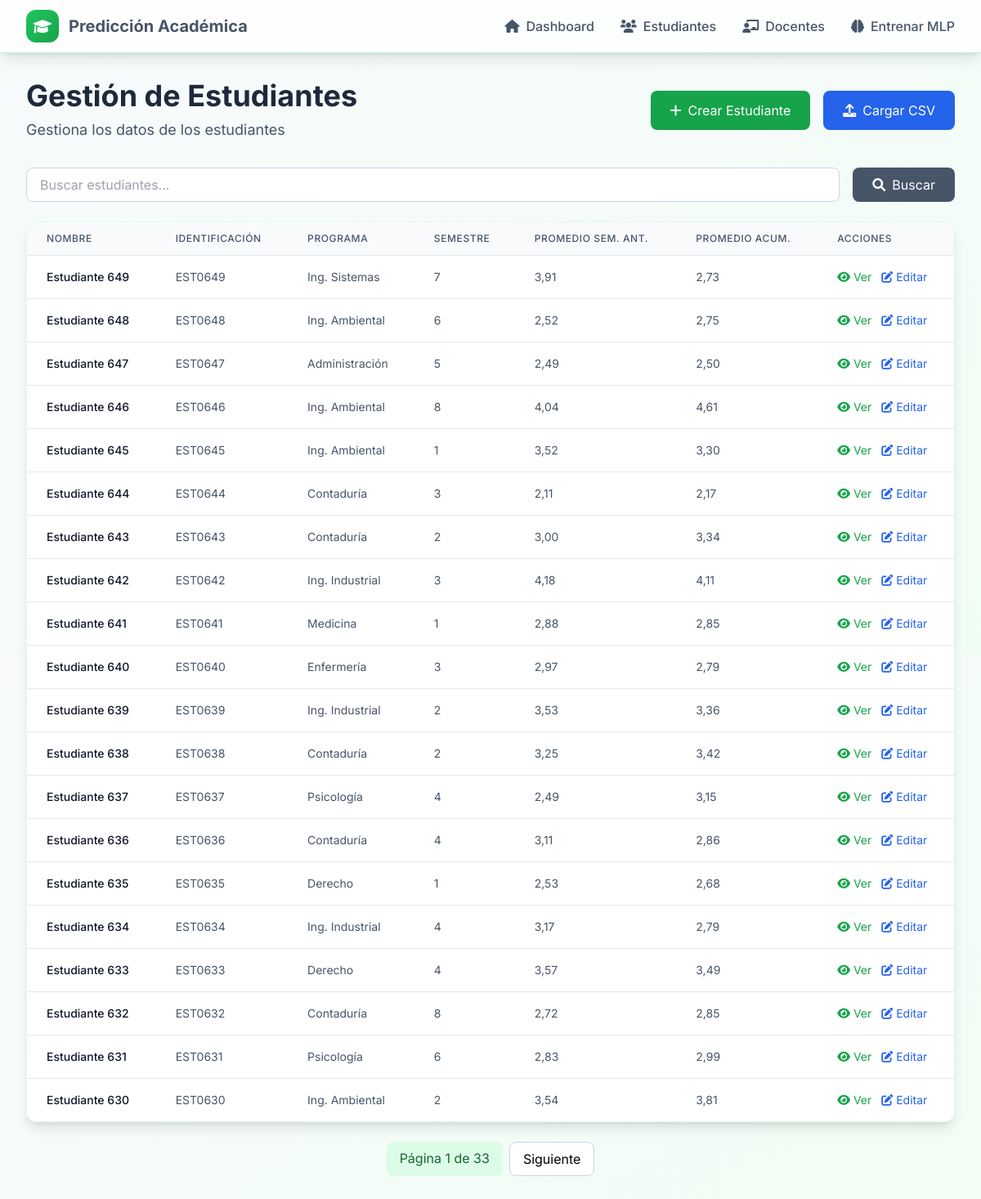
The page /estudiantes/ on the database its author committed.
### prediccion_academica/models.py (models this page shows, shortened)
class Estudiante(models.Model):
    identificacion = models.CharField(max_length=20, unique=True, verbose_name="Identificación")
    nombre = models.CharField(max_length=100, verbose_name="Nombre")
    apellido = models.CharField(max_length=100, verbose_name="Apellido")
    edad = models.IntegerField(verbose_name="Edad", validators=[MinValueValidator(10), MaxValueValidator(30)])
    sexo = models.CharField(
        max_length=1,
        choices=[('M', 'Masculino'), ('F', 'Femenino')],
        verbose_name="Sexo"
    )
    direccion = models.CharField(
        max_length=10,
        choices=[('U', 'Urbano'), ('R', 'Rural')],
        verbose_name="Dirección"
    )
    tamano_familia = models.CharField(
        max_length=3,
        choices=[('GT3', 'Mayor 3'), ('LE3', 'Menor igual 3')],
        verbose_name="Tamaño de Familia"
    )
    estado_padres = models.CharField(
        max_length=1,
        choices=[('T', 'Juntos'), ('S', 'Separados')],
        verbose_name="Estado de los Padres"
    )
    educacion_madre = models.IntegerField(
        choices=[(0, 'Ninguna'), (1, 'Primaria'), (2, '5to-9no'), (3, 'Secundaria'), (4, 'Superior')],
        verbose_name="Educación de la Madre"
    )
    educacion_padre = models.IntegerField(
        choices=[(0, 'Ninguna'), (1, 'Primaria'), (2, '5to-9no'), (3, 'Secundaria'), (4, 'Superior')],
        verbose_name="Educación del Padre"
    )
    trabajo_madre = models.CharField(max_length=50, verbose_name="Trabajo de la Madre")
    trabajo_padre = models.CharField(max_length=50, verbose_name="Trabajo del Padre")
    tiempo_viaje = models.IntegerField(
        verbose_name="Tiempo de Viaje",
        validators=[MinValueValidator(1), MaxValueValidator(4)],
        help_text="1 (<15 min), 2 (15-30 min), 3 (30-60 min), 4 (>60 min)"
    )
    tiempo_estudio = models.IntegerField(
        verbose_name="Tiempo de Estudio",
        validators=[MinValueValidator(1), MaxValueValidator(4)],
        help_text="1 (<2h), 2 (2-5h), 3 (5-10h), 4 (>10h)"
    )
    fallos_previos = models.IntegerField(
        default=0,
        verbose_name="Fallos Previos",
        validators=[MinValueValidator(0)]
    )
    apoyo_escuela = models.BooleanField(default=False, verbose_name="Apoyo de la Escuela")
    apoyo_familia = models.BooleanField(default=False, verbose_name="Apoyo de la Familia")
    clases_pagadas = models.BooleanField(default=False, verbose_name="Clases Pagadas")
    actividades_extra = models.BooleanField(default=False, verbose_name="Actividades Extraescolares")
    guarderia = models.BooleanField(default=False, verbose_name="Guardería")
    quiere_superior = models.BooleanField(default=False, verbose_name="Quiere Estudios Superiores")
    internet = models.BooleanField(default=False, verbose_name="Tiene Internet")
    relacion_romantica = models.BooleanField(default=False, verbose_name="Relación Romántica")
    relacion_familiar = models.IntegerField(
        verbose_name="Relación Familiar",
        validators=[MinValueValidator(1), MaxValueValidator(5)],
        help_text="1 (muy mala) - 5 (excelente)"
    )
    tiempo_libre = models.IntegerField(
        verbose_name="Tiempo Libre",
        validators=[MinValueValidator(1), MaxValueValidator(5)],
        help_text="1 (muy poco) - 5 (mucho)"
    )
    salidas = models.IntegerField(
        verbose_name="Salidas con Amigos",
        validators=[MinValueValidator(1), MaxValueValidator(5)],
        help_text="1 (muy poco) - 5 (mucho)"
    )
    alcohol_semana = models.IntegerField(
        verbose_name="Consumo de Alcohol (Semana)",
        validators=[MinValueValidator(1), MaxValueValidator(5)],
        help_text="1 (muy bajo) - 5 (muy alto)"
    )
    alcohol_fin_semana = models.IntegerField(
        verbose_name="Consumo de Alcohol (Fin de Semana)",
        validators=[MinValueValidator(1), MaxValueValidator(5)],
        help_text="1 (muy bajo) - 5 (muy alto)"
    )
    salud = models.IntegerField(
        verbose_name="Salud",
        validators=[MinValueValidator(1), MaxValueValidator(5)],
        help_text="1 (muy mala) - 5 (excelente)"
    )
    ausencias = models.IntegerField(
        default=0,
        verbose_name="Ausencias",
        validators=[MinValueValidator(0)]
    )
    horas_trabajo_sem = models.PositiveIntegerField(
        default=0,
        verbose_name="Horas de Trabajo Semanales"
    )
    promedio_semestre_anterior = models.FloatField(
        null=True,
        blank=True,
        verbose_name="Promedio Semestre Anterior"
    )
    promedio_acumulado = models.FloatField(
        null=True,
        blank=True,
        verbose_name="Promedio Acumulado"
    )
    semestre_actual = models.PositiveIntegerField(
        default=1,
        verbose_name="Semestre Actual"
    )
    puntaje_icfes_global = models.IntegerField(
        null=True,
        blank=True,
        verbose_name="Puntaje ICFES Global"
    )
    estrato = models.IntegerField(
        null=True,
        blank=True,
        validators=[MinValueValidator(1), MaxValueValidator(6)],
        verbose_name="Estrato"
    )
    programa_academico = models.CharField(
        max_length=100,
        null=True,
        blank=True,
        verbose_name="Programa Académico"
    )
    trabaja_actualmente = models.BooleanField(
        default=False,
        verbose_name="Trabaja Actualmente"
    )
    fecha_creacion = models.DateTimeField(auto_now_add=True, verbose_name="Fecha de Creación")
    fecha_actualizacion = models.DateTimeField(auto_now=True, verbose_name="Fecha de Actualización")
    class Meta:
        verbose_name = "Estudiante"
        verbose_name_plural = "Estudiantes"
        ordering = ['-fecha_creacion']
        indexes = [
            models.Index(fields=['identificacion']),
            models.Index(fields=['-fecha_creacion']),
        ]
    def get_nombre_completo(self):
        return f"{self.nombre} {self.apellido}"

### prediccion_academica/views.py (the view, shortened to what this page needs)
# urls.py: path('estudiantes/', views.gestionar_estudiantes, name='estudiantes'),
def gestionar_estudiantes(request):
    busqueda = request.GET.get('busqueda', '')
    estudiantes = Estudiante.objects.all()
    if busqueda:
        estudiantes = estudiantes.filter(
            Q(nombre__icontains=busqueda) |
            Q(apellido__icontains=busqueda) |
            Q(identificacion__icontains=busqueda)
        )
    paginador = Paginator(estudiantes, 20)
    pagina = request.GET.get('pagina', 1)
    estudiantes_pagina = paginador.get_page(pagina)
    context = {
        'estudiantes': estudiantes_pagina,
        'busqueda': busqueda,
    }
    return render(request, 'prediccion_academica/estudiantes.html', context)

### templates/prediccion_academica/estudiantes.html (shortened to what this page needs)
{% extends 'base.html' %}
{% load static %}
{% block content %}
<div class="max-w-7xl mx-auto px-4 sm:px-6 lg:px-8 py-8">
    <div class="mb-8 flex justify-between items-center">
        <div>
            <h1 class="text-4xl font-bold text-accent-800 mb-2">Gestión de Estudiantes</h1>
            <p class="text-lg text-accent-600">Gestiona los datos de los estudiantes</p>
        </div>
        <div class="flex space-x-4">
            <a href="{% url 'prediccion_academica:crear_estudiante' %}" class="bg-primary-600 text-white px-6 py-3 rounded-lg hover:bg-primary-700 transition-colors">
                <i class="fas fa-plus mr-2"></i>Crear Estudiante
            </a>
            <a href="{% url 'prediccion_academica:cargar_estudiantes' %}" class="bg-blue-600 text-white px-6 py-3 rounded-lg hover:bg-blue-700 transition-colors">
                <i class="fas fa-upload mr-2"></i>Cargar CSV
            </a>
        </div>
    </div>
    <div class="mb-6">
        <form method="get" class="flex space-x-4">
            <input type="text" name="busqueda" value="{{ busqueda }}" placeholder="Buscar estudiantes..." class="flex-1 px-4 py-2 border border-accent-300 rounded-lg focus:outline-none focus:ring-2 focus:ring-primary-500">
            <button type="submit" class="bg-accent-600 text-white px-6 py-2 rounded-lg hover:bg-accent-700 transition-colors">
                <i class="fas fa-search mr-2"></i>Buscar
            </button>
        </form>
    </div>
    <div class="bg-white rounded-xl shadow-lg overflow-hidden border border-primary-100">
        <table class="min-w-full divide-y divide-accent-200">
            <thead class="bg-accent-50">
                <tr>
                    <th class="px-6 py-3 text-left text-xs font-medium text-accent-600 uppercase tracking-wider">Nombre</th>
                    <th class="px-6 py-3 text-left text-xs font-medium text-accent-600 uppercase tracking-wider">Identificación</th>
                    <th class="px-6 py-3 text-left text-xs font-medium text-accent-600 uppercase tracking-wider">Programa</th>
                    <th class="px-6 py-3 text-left text-xs font-medium text-accent-600 uppercase tracking-wider">Semestre</th>
                    <th class="px-6 py-3 text-left text-xs font-medium text-accent-600 uppercase tracking-wider">Promedio Sem. Ant.</th>
                    <th class="px-6 py-3 text-left text-xs font-medium text-accent-600 uppercase tracking-wider">Promedio Acum.</th>
                    <th class="px-6 py-3 text-left text-xs font-medium text-accent-600 uppercase tracking-wider">Acciones</th>
                </tr>
            </thead>
            <tbody class="bg-white divide-y divide-accent-200">
                {% for estudiante in estudiantes %}
                <tr class="hover:bg-accent-50 transition-colors">
                    <td class="px-6 py-4 whitespace-nowrap text-sm font-medium text-accent-900">{{ estudiante.get_nombre_completo }}</td>
                    <td class="px-6 py-4 whitespace-nowrap text-sm text-accent-600">{{ estudiante.identificacion }}</td>
                    <td class="px-6 py-4 whitespace-nowrap text-sm text-accent-600">{{ estudiante.programa_academico|default:"-" }}</td>
                    <td class="px-6 py-4 whitespace-nowrap text-sm text-accent-600">{{ estudiante.semestre_actual|default:"-" }}</td>
                    <td class="px-6 py-4 whitespace-nowrap text-sm text-accent-600">
                        {% if estudiante.promedio_semestre_anterior %}
                            {{ estudiante.promedio_semestre_anterior|floatformat:2 }}
                        {% else %}
                            -
                        {% endif %}
                    </td>
                    <td class="px-6 py-4 whitespace-nowrap text-sm text-accent-600">
                        {% if estudiante.promedio_acumulado %}
                            {{ estudiante.promedio_acumulado|floatformat:2 }}
                        {% else %}
                            -
                        {% endif %}
                    </td>
                    <td class="px-6 py-4 whitespace-nowrap text-sm space-x-2">
                        <a href="{% url 'prediccion_academica:estudiante' estudiante.id %}" class="text-primary-600 hover:text-primary-800">
                            <i class="fas fa-eye"></i> Ver
                        </a>
                        <a href="{% url 'prediccion_academica:editar_estudiante' estudiante.id %}" class="text-blue-600 hover:text-blue-800">
                            <i class="fas fa-edit"></i> Editar
                        </a>
                    </td>
                </tr>
                {% empty %}
                <tr>
                    <td colspan="7" class="px-6 py-4 text-center text-accent-600">No hay estudiantes registrados</td>
                </tr>
                {% endfor %}
            </tbody>
        </table>
    </div>
    {% if estudiantes.has_other_pages %}
    <div class="mt-6 flex justify-center">
        <div class="flex space-x-2">
            <span class="px-4 py-2 bg-primary-100 text-primary-800 rounded-lg">
                Página {{ estudiantes.number }} de {{ estudiantes.paginator.num_pages }}
            </span>
            {% if estudiantes.has_next %}
            <a href="?pagina={{ estudiantes.next_page_number }}{% if busqueda %}&busqueda={{ busqueda }}{% endif %}" class="px-4 py-2 bg-white border border-accent-300 rounded-lg hover:bg-accent-50">
                Siguiente
            </a>
            {% endif %}
        </div>
    </div>
    {% endif %}
</div>
{% endblock %}

### templates/base.html (shortened to what this page needs)
<!DOCTYPE html>
<html lang="es" class="h-full">
<head>
    <script src="https://cdn.tailwindcss.com"></script>
    <link href="https://cdnjs.cloudflare.com/ajax/libs/font-awesome/6.0.0/css/all.min.css" rel="stylesheet">
    <link href="{% load static %}{% static 'css/style.css' %}" rel="stylesheet">
</head>
<body class="h-full bg-gradient-to-br from-accent-50 to-primary-50 transition-colors duration-300">
    <nav class="bg-white/80 backdrop-blur-md shadow-lg border-b border-primary-200 sticky top-0 z-50 transition-colors duration-300">
        <div class="max-w-7xl mx-auto px-4 sm:px-6 lg:px-8">
            <div class="flex justify-between items-center h-16">
                <a href="{% url 'prediccion_academica:dashboard' %}" class="flex items-center space-x-3 group">
                    <div class="w-10 h-10 bg-gradient-to-br from-primary-500 to-primary-600 rounded-xl flex items-center justify-center group-hover:scale-105 transition-transform duration-200">
                        <i class="fas fa-graduation-cap text-white text-lg"></i>
                    </div>
                    <span class="text-xl font-bold text-accent-600 group-hover:text-primary-600 dark:group-hover:text-primary-400 transition-colors duration-200">
                        Predicción Académica
                    </span>
                </a>
                <div class="hidden md:flex items-center space-x-8">
                    <a href="{% url 'prediccion_academica:dashboard' %}" class="text-accent-600 hover:text-primary-600 font-medium transition-colors duration-200 flex items-center space-x-2">
                        <i class="fas fa-home"></i>
                        <span>Dashboard</span>
                    </a>
                    <a href="{% url 'prediccion_academica:estudiantes' %}" class="text-accent-600 hover:text-primary-600 font-medium transition-colors duration-200 flex items-center space-x-2">
                        <i class="fas fa-users"></i>
                        <span>Estudiantes</span>
                    </a>
                    <a href="{% url 'prediccion_academica:docentes' %}" class="text-accent-600 hover:text-primary-600 font-medium transition-colors duration-200 flex items-center space-x-2">
                        <i class="fas fa-chalkboard-teacher"></i>
                        <span>Docentes</span>
                    </a>
                    <a href="{% url 'prediccion_academica:entrenar_mlp' %}" class="text-accent-600 hover:text-primary-600 font-medium transition-colors duration-200 flex items-center space-x-2">
                        <i class="fas fa-brain"></i>
                        <span>Entrenar MLP</span>
                    </a>
                </div>
            </div>
        </div>
    </nav>
    <main class="min-h-screen">
        {% block content %}{% endblock %}
    </main>
    <script src="{% load static %}{% static 'js/main.js' %}"></script>
</body>
</html>

### static/css/style.css (style rules this page uses)
body { font-family: 'Inter', system-ui, -apple-system, sans-serif; }

### rows shown on the page
Estudiante: get_nombre_completo "Estudiante 649", identificacion "EST0649", programa_academico "Ing. Sistemas", semestre_actual "7", promedio_semestre_anterior "3,91", promedio_acumulado "2,73"
Estudiante: get_nombre_completo "Estudiante 648", identificacion "EST0648", programa_academico "Ing. Ambiental", semestre_actual "6", promedio_semestre_anterior "2,52", promedio_acumulado "2,75"
Estudiante: get_nombre_completo "Estudiante 647", identificacion "EST0647", programa_academico "Administración", semestre_actual "5", promedio_semestre_anterior "2,49", promedio_acumulado "2,50"
Estudiante: get_nombre_completo "Estudiante 646", identificacion "EST0646", programa_academico "Ing. Ambiental", semestre_actual "8", promedio_semestre_anterior "4,04", promedio_acumulado "4,61"
Estudiante: get_nombre_completo "Estudiante 645", identificacion "EST0645", programa_academico "Ing. Ambiental", semestre_actual "1", promedio_semestre_anterior "3,52", promedio_acumulado "3,30"
Estudiante: get_nombre_completo "Estudiante 644", identificacion "EST0644", programa_academico "Contaduría", semestre_actual "3", promedio_semestre_anterior "2,11", promedio_acumulado "2,17"
Estudiante: get_nombre_completo "Estudiante 643", identificacion "EST0643", programa_academico "Contaduría", semestre_actual "2", promedio_semestre_anterior "3,00", promedio_acumulado "3,34"
Estudiante: get_nombre_completo "Estudiante 642", identificacion "EST0642", programa_academico "Ing. Industrial", semestre_actual "3", promedio_semestre_anterior "4,18", promedio_acumulado "4,11"
Estudiante: get_nombre_completo "Estudiante 641", identificacion "EST0641", programa_academico "Medicina", semestre_actual "1", promedio_semestre_anterior "2,88", promedio_acumulado "2,85"
Estudiante: get_nombre_completo "Estudiante 640", identificacion "EST0640", programa_academico "Enfermería", semestre_actual "3", promedio_semestre_anterior "2,97", promedio_acumulado "2,79"
Estudiante: get_nombre_completo "Estudiante 639", identificacion "EST0639", programa_academico "Ing. Industrial", semestre_actual "2", promedio_semestre_anterior "3,53", promedio_acumulado "3,36"
Estudiante: get_nombre_completo "Estudiante 638", identificacion "EST0638", programa_academico "Contaduría", semestre_actual "2", promedio_semestre_anterior "3,25", promedio_acumulado "3,42"
Estudiante: get_nombre_completo "Estudiante 637", identificacion "EST0637", programa_academico "Psicología", semestre_actual "4", promedio_semestre_anterior "2,49", promedio_acumulado "3,15"
Estudiante: get_nombre_completo "Estudiante 636", identificacion "EST0636", programa_academico "Contaduría", semestre_actual "4", promedio_semestre_anterior "3,11", promedio_acumulado "2,86"
Estudiante: get_nombre_completo "Estudiante 635", identificacion "EST0635", programa_academico "Derecho", semestre_actual "1", promedio_semestre_anterior "2,53", promedio_acumulado "2,68"
Estudiante: get_nombre_completo "Estudiante 634", identificacion "EST0634", programa_academico "Ing. Industrial", semestre_actual "4", promedio_semestre_anterior "3,17", promedio_acumulado "2,79"
Estudiante: get_nombre_completo "Estudiante 633", identificacion "EST0633", programa_academico "Derecho", semestre_actual "4", promedio_semestre_anterior "3,57", promedio_acumulado "3,49"
Estudiante: get_nombre_completo "Estudiante 632", identificacion "EST0632", programa_academico "Contaduría", semestre_actual "8", promedio_semestre_anterior "2,72", promedio_acumulado "2,85"
Estudiante: get_nombre_completo "Estudiante 631", identificacion "EST0631", programa_academico "Psicología", semestre_actual "6", promedio_semestre_anterior "2,83", promedio_acumulado "2,99"
Estudiante: get_nombre_completo "Estudiante 630", identificacion "EST0630", programa_academico "Ing. Ambiental", semestre_actual "2", promedio_semestre_anterior "3,54", promedio_acumulado "3,81"

### other values the page prints
{{ estudiantes.number }} "1"
{{ estudiantes.paginator.num_pages }} "33"
